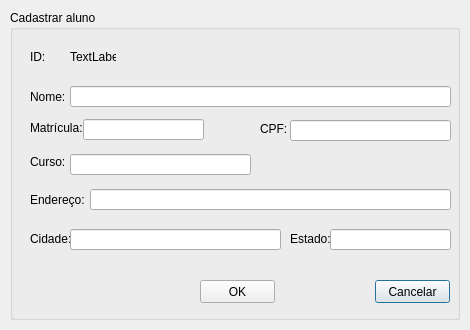
<?xml version="1.0" encoding="UTF-8"?>
<ui version="4.0">
 <class>dialog_cadastraraluno</class>
 <widget class="QDialog" name="dialog_cadastraraluno">
  <property name="geometry">
   <rect>
    <x>0</x>
    <y>0</y>
    <width>470</width>
    <height>330</height>
   </rect>
  </property>
  <property name="minimumSize">
   <size>
    <width>470</width>
    <height>330</height>
   </size>
  </property>
  <property name="maximumSize">
   <size>
    <width>470</width>
    <height>330</height>
   </size>
  </property>
  <property name="windowTitle">
   <string>Dialog</string>
  </property>
  <widget class="QLabel" name="background">
   <property name="geometry">
    <rect>
     <x>0</x>
     <y>0</y>
     <width>470</width>
     <height>330</height>
    </rect>
   </property>
   <property name="minimumSize">
    <size>
     <width>470</width>
     <height>330</height>
    </size>
   </property>
   <property name="maximumSize">
    <size>
     <width>470</width>
     <height>330</height>
    </size>
   </property>
   <property name="styleSheet">
    <string notr="true">background-image: url(:/resources/resources/background.jpg);</string>
   </property>
   <property name="text">
    <string/>
   </property>
  </widget>
  <widget class="QGroupBox" name="groupCadAluno">
   <property name="geometry">
    <rect>
     <x>10</x>
     <y>10</y>
     <width>450</width>
     <height>310</height>
    </rect>
   </property>
   <property name="minimumSize">
    <size>
     <width>450</width>
     <height>310</height>
    </size>
   </property>
   <property name="maximumSize">
    <size>
     <width>450</width>
     <height>300</height>
    </size>
   </property>
   <property name="title">
    <string>Cadastrar aluno</string>
   </property>
   <widget class="QLineEdit" name="lineEditNome">
    <property name="geometry">
     <rect>
      <x>60</x>
      <y>76</y>
      <width>381</width>
      <height>21</height>
     </rect>
    </property>
   </widget>
   <widget class="QLineEdit" name="lineEditMat">
    <property name="geometry">
     <rect>
      <x>73</x>
      <y>109</y>
      <width>121</width>
      <height>21</height>
     </rect>
    </property>
   </widget>
   <widget class="QLineEdit" name="lineEditCPF">
    <property name="geometry">
     <rect>
      <x>280</x>
      <y>110</y>
      <width>161</width>
      <height>21</height>
     </rect>
    </property>
   </widget>
   <widget class="QLineEdit" name="lineEditEnd">
    <property name="geometry">
     <rect>
      <x>80</x>
      <y>179</y>
      <width>361</width>
      <height>21</height>
     </rect>
    </property>
   </widget>
   <widget class="QLabel" name="labelID">
    <property name="geometry">
     <rect>
      <x>20</x>
      <y>40</y>
      <width>46</width>
      <height>13</height>
     </rect>
    </property>
    <property name="text">
     <string>ID:</string>
    </property>
   </widget>
   <widget class="QLabel" name="labelNome">
    <property name="geometry">
     <rect>
      <x>20</x>
      <y>80</y>
      <width>46</width>
      <height>13</height>
     </rect>
    </property>
    <property name="text">
     <string>Nome:</string>
    </property>
   </widget>
   <widget class="QLabel" name="labelMat">
    <property name="geometry">
     <rect>
      <x>20</x>
      <y>110</y>
      <width>71</width>
      <height>16</height>
     </rect>
    </property>
    <property name="text">
     <string>Matrícula:</string>
    </property>
   </widget>
   <widget class="QLabel" name="labelCPF">
    <property name="geometry">
     <rect>
      <x>250</x>
      <y>112</y>
      <width>46</width>
      <height>13</height>
     </rect>
    </property>
    <property name="text">
     <string>CPF:</string>
    </property>
   </widget>
   <widget class="QLabel" name="labelEnd">
    <property name="geometry">
     <rect>
      <x>20</x>
      <y>179</y>
      <width>61</width>
      <height>21</height>
     </rect>
    </property>
    <property name="text">
     <string>Endereço:</string>
    </property>
   </widget>
   <widget class="QLabel" name="labelCid">
    <property name="geometry">
     <rect>
      <x>20</x>
      <y>221</y>
      <width>61</width>
      <height>16</height>
     </rect>
    </property>
    <property name="text">
     <string>Cidade:</string>
    </property>
   </widget>
   <widget class="QLabel" name="labelEst">
    <property name="geometry">
     <rect>
      <x>280</x>
      <y>221</y>
      <width>61</width>
      <height>16</height>
     </rect>
    </property>
    <property name="text">
     <string>Estado:</string>
    </property>
   </widget>
   <widget class="QLineEdit" name="lineEditCid">
    <property name="geometry">
     <rect>
      <x>60</x>
      <y>219</y>
      <width>211</width>
      <height>21</height>
     </rect>
    </property>
   </widget>
   <widget class="QLineEdit" name="lineEditEst">
    <property name="geometry">
     <rect>
      <x>320</x>
      <y>219</y>
      <width>121</width>
      <height>21</height>
     </rect>
    </property>
    <property name="maximumSize">
     <size>
      <width>470</width>
      <height>330</height>
     </size>
    </property>
   </widget>
   <widget class="QLabel" name="labelCurso">
    <property name="geometry">
     <rect>
      <x>20</x>
      <y>144</y>
      <width>71</width>
      <height>16</height>
     </rect>
    </property>
    <property name="text">
     <string>Curso:</string>
    </property>
   </widget>
   <widget class="QLineEdit" name="lineEditCurso">
    <property name="geometry">
     <rect>
      <x>60</x>
      <y>144</y>
      <width>181</width>
      <height>21</height>
     </rect>
    </property>
   </widget>
   <widget class="QLabel" name="labelID_num">
    <property name="geometry">
     <rect>
      <x>60</x>
      <y>40</y>
      <width>46</width>
      <height>13</height>
     </rect>
    </property>
    <property name="text">
     <string>TextLabel</string>
    </property>
   </widget>
   <widget class="QPushButton" name="pushButton_CadAlunoCancel">
    <property name="geometry">
     <rect>
      <x>365</x>
      <y>270</y>
      <width>75</width>
      <height>23</height>
     </rect>
    </property>
    <property name="text">
     <string>Cancelar</string>
    </property>
   </widget>
   <widget class="QPushButton" name="pushButton_CadAlunook">
    <property name="geometry">
     <rect>
      <x>190</x>
      <y>270</y>
      <width>75</width>
      <height>23</height>
     </rect>
    </property>
    <property name="text">
     <string>OK</string>
    </property>
   </widget>
  </widget>
 </widget>
 <resources/>
 <connections>
  <connection>
   <sender>pushButton_CadAlunoCancel</sender>
   <signal>clicked()</signal>
   <receiver>dialog_cadastraraluno</receiver>
   <slot>close()</slot>
   <hints>
    <hint type="sourcelabel">
     <x>406</x>
     <y>288</y>
    </hint>
    <hint type="destinationlabel">
     <x>234</x>
     <y>164</y>
    </hint>
   </hints>
  </connection>
 </connections>
</ui>
